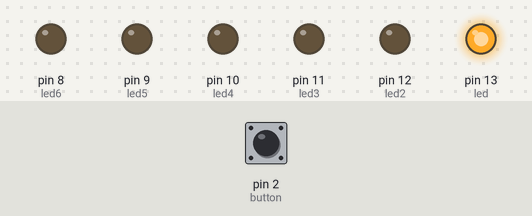
The sketch below on a simulated Arduino Uno, built with avr-gcc and run on an emulated ATmega328P. Parts: output pins drawn as LEDs (lit = HIGH). The test bench sets the inputs (shaded band); at power-on: pin 2 (button) HIGH.

Above: at 0.05 s.
At 0.55 s:
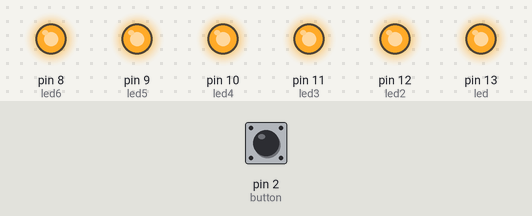
At 0.75 s:
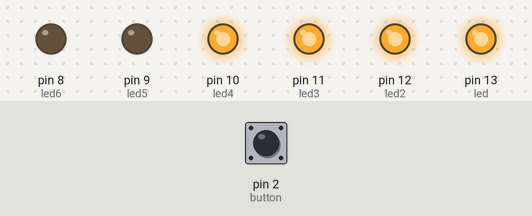
At 1.45 s:
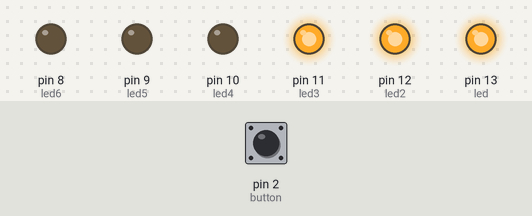
At 2.15 s:
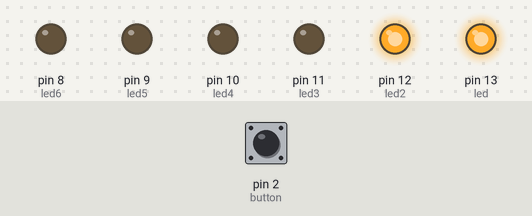
At 2.85 s:
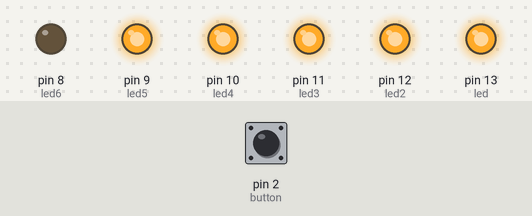
Timing chart, 0 to 3.1 s (numbered marks = the images above):
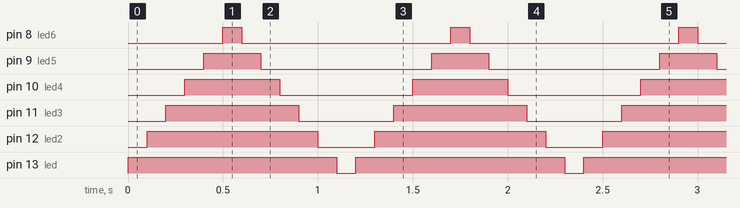

Measured:
- by itself, pin 8 (led6): alternates HIGH for 0.10 s and LOW for 1.1 s
- by itself, pin 9 (led5): alternates HIGH for 0.30 s and LOW for 0.90 s
- by itself, pin 10 (led4): alternates HIGH for 0.50 s and LOW for 0.70 s
- by itself, pin 11 (led3): alternates HIGH for 0.70 s and LOW for 0.50 s
- by itself, pin 12 (led2): alternates HIGH for 0.90 s and LOW for 0.30 s
- by itself, pin 13 (led): alternates HIGH for 1.1 s and LOW for 0.10 s

The sketch:

Button_lights.ino
```cpp
//KGs 2nd thing she made by he self
int led = 13;       //This LED is green
int led2 = 12;      //This LED is green
int led3 = 11;      //This LED is yellow
int led4 = 10;      //This LED is yellow
int led5 = 9;       //This LED is red
int led6 = 8  ;       //This LED is red
int button=2;


// the setup routine runs once when you press reset:
void setup() {
  // initialize the digital pin as an output.
  pinMode(led, OUTPUT);
  pinMode(led2, OUTPUT);
  pinMode(led3, OUTPUT);
  pinMode(led4, OUTPUT);
  pinMode(led5, OUTPUT);
  pinMode(led6, OUTPUT);
  pinMode(button,INPUT);
}

// the loop routine runs 20:
 void loop ( ){
   for(int i=0;i<10;i) {
      int b = digitalRead(button);
      if (b != 1) {
        digitalWrite(led, HIGH);
  delay(100);
   digitalWrite(led2, HIGH);
  delay(100);
    digitalWrite(led3, HIGH);
  delay(100);
   digitalWrite(led4, HIGH);
  delay(100);
   digitalWrite(led5, HIGH);
  delay(100);
   digitalWrite(led6, HIGH);
  delay(100);
      } else {
      digitalWrite(led, HIGH);
  delay(100);
   digitalWrite(led2, HIGH);
  delay(100);
    digitalWrite(led3, HIGH);
  delay(100);
   digitalWrite(led4, HIGH);
  delay(100);
   digitalWrite(led5, HIGH);
  delay(100);
   digitalWrite(led6, HIGH);
  delay(100);
   digitalWrite(led6, LOW);
  delay(100);
   digitalWrite(led5, LOW);
  delay(100);
    digitalWrite(led4, LOW);
  delay(100);
   digitalWrite(led3, LOW);
  delay(100);
   digitalWrite(led2, LOW);
  delay(100);
   digitalWrite(led, LOW);
  delay(100);

      }
   }
 }
```
